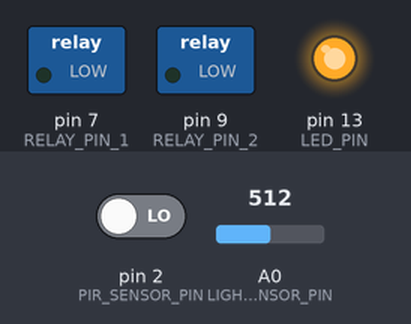
A sketch run on a simulated Arduino Uno, built with avr-gcc and run on an emulated ATmega328P. Shown: switched loads named in the sketch (green lamp = pin HIGH), output pins drawn as LEDs (lit = HIGH). The inputs (shaded band) are chosen by the test bench; at power-on: pin 2 (PIR_SENSOR_PIN) LOW, A0 (LIGHT_SENSOR_PIN) = 512. The local clock reads 2024-03-15 10:24:30 at power-on unless the sketch sets it; what the sketch prints to the serial monitor is not drawn.

Above: at 0.1 s.
At 30.1 s:
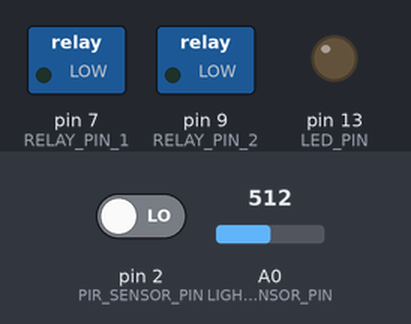
Timing chart, 0 to 31.6 s (numbered marks = the images above):
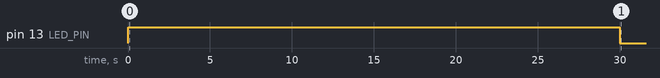

Measured:
- by itself, pin 13 (LED_PIN): LOW → HIGH at 0.01 s, → LOW 30.0 s later

The sketch:

smart_monitor.ino
```cpp
#include <SPI.h>
#include <Wire.h>
#include <DS3231.h>
#include <Time.h>         //http://www.arduino.cc/playground/Code/Time
#include <TimeLib.h>


int LIGHT_SENSOR_PIN = A0;

int PIR_SENSOR_PIN = 2;

int LED_PIN = 13;

int RELAY_PIN_1 = 7;

int RELAY_PIN_2 = 9;

int RTC_SDA_SENSOR_PIN = A4;

int RTC_SCL_SENSOR_PIN = A5;


int callibrationTime = 30; // seconds

boolean callibrationDone = false;

int lightVal = 0;

int pirVal = 0;
int pirHistoryIndex = 0;
int MAX_RECORDS = 2;

int PIRSTATE = LOW;
int LIGHTSTATE = LOW;

boolean CONDITION = false;

boolean LIGHT_ALARM_ACTIVE = false;
boolean lightAlarmActive = false;

boolean PUMP_ALARM_ACTIVE = false;
boolean pumpAlarmActive = false;


long timeNow = 0;

tmElements_t tm;
time_t current_t;

tmElements_t lightOnTime;
time_t lightOn_t;

tmElements_t lightOffTime;
time_t lightOff_t;

tmElements_t pumpOnTime;
time_t pumpOn_t;

tmElements_t pumpOffTime;
time_t pumpOff_t;

unsigned long lastPirHigh = 0;
unsigned long currentMillis = 0;

long CONDITION_TIMEOUT = 180000; // milliseconds
int LIGHT_VAL_THRESHOLD = 700;

boolean systemOk = false;
boolean debug = false;

DS3231 clock;
RTCDateTime dt;


void initClock()
{
  // Initialize DS3231
  clock.begin();

  // Set sketch compiling time
  //clock.setDateTime(__DATE__, __TIME__);

  dt = clock.getDateTime();
  setSyncProvider(timeProvider);

  if (timeStatus() != timeSet)
  {
     systemPrint("Unable to sync with the RTC");
     systemOk = false;
  }
  else
  {
     systemPrint("RTC has set the system time");
     systemOk = true;
  }

}

uint32_t timeProvider()
{
  dt = clock.getDateTime();
  return dt.unixtime + 3600;
}


void setup() {


  pinMode(PIR_SENSOR_PIN, INPUT);

  pinMode(RELAY_PIN_1, OUTPUT);

  pinMode(RELAY_PIN_2, OUTPUT);

  pinMode(LED_PIN, OUTPUT);


  // init light on alarm time - evening 5:30 PM
  lightOnTime.Hour = 17;
  lightOnTime.Minute = 30;
  lightOnTime.Second = 00;


  // init light off alarm time - evening 9 PM
  lightOffTime.Hour = 21;
  lightOffTime.Minute = 00;
  lightOffTime.Second = 00;


  // init pump on alarm time - evening 12:00 AM
  pumpOnTime.Hour = 00;
  pumpOnTime.Minute = 00;
  pumpOnTime.Second = 00;


  // init pump off alarm time - morning 05:00 AM
  pumpOffTime.Hour = 05;
  pumpOffTime.Minute = 00;
  pumpOffTime.Second = 00;


  Serial.begin(9600);

  initClock();
}


void loop() {

  dt = clock.getDateTime();

  if(!systemOk){
    systemPrint("System error");
    return;
  }

  // calliberate sensors for the first time during startup / program reset
  if (callibrationDone == false)
  {
    digitalWrite(LED_PIN, HIGH);
    int counter = 0;

    while (counter < callibrationTime)
    {
      //systemPrint("callibrating");
      delay(1000);
      counter++;
    }

    callibrationDone = true;
    digitalWrite(LED_PIN, LOW);
  }


  // Read light sensor value
  lightVal = analogRead(LIGHT_SENSOR_PIN);


  // Read pir sensor value
  pirVal = digitalRead(PIR_SENSOR_PIN);


  // Evaluate pir data
  evaluateMotionState(pirVal, PIRSTATE);


  // Evaluate light data
  evaluateLightState(lightVal, LIGHTSTATE);


  // Calculate alarm times W.R.T today
  timeNow = now();
  breakTime(timeNow, tm);

  lightOn_t = getTimePostSyncAlarmYearMonthDate(tm, lightOnTime);
  lightOff_t = getTimePostSyncAlarmYearMonthDate(tm, lightOffTime);
  pumpOn_t = getTimePostSyncAlarmYearMonthDate(tm, pumpOnTime);
  pumpOff_t = getTimePostSyncAlarmYearMonthDate(tm, pumpOffTime);


  /********************************************
     Check for PIR sensor + LIGHT sensor COMBO
   *******************************************/

  currentMillis = millis();

  if (PIRSTATE == HIGH && LIGHTSTATE == LOW && LIGHT_ALARM_ACTIVE == false)
  {
    if (CONDITION == false && pirHistoryIndex >= MAX_RECORDS)
    {
      CONDITION = true;
      digitalWrite(RELAY_PIN_1, HIGH);
    }
  }
  else
  {
    if (CONDITION == true)
    {
      //Serial.println("currentMillis - lastPirHigh = " + String(currentMillis - lastPirHigh) + " | CONDITION_TIMEOUT = " + CONDITION_TIMEOUT);
      if (currentMillis - lastPirHigh > CONDITION_TIMEOUT)
      {
        lastPirHigh = currentMillis;
        CONDITION = false;
        digitalWrite(RELAY_PIN_1, LOW);
      }
    }
    else
    {
      // evaluate light alarm
      lightAlarmActive = isAlarmPeriodActive(timeNow, lightOn_t, lightOff_t);  // do when on alarm
      if(lightAlarmActive)
      {
        if (LIGHT_ALARM_ACTIVE == false)
        {
          LIGHT_ALARM_ACTIVE = true;
          digitalWrite(RELAY_PIN_1, HIGH);
        }
      }
      else
      {
        if (LIGHT_ALARM_ACTIVE == true)
        {
          LIGHT_ALARM_ACTIVE = false;
          digitalWrite(RELAY_PIN_1, LOW);
        }
      }


      // evaluate pump alarm
      pumpAlarmActive = isAlarmPeriodActive(timeNow, pumpOn_t, pumpOff_t);  // do when on alarm
      if(debug){
        systemPrint(String(pumpAlarmActive));
      }
      if(pumpAlarmActive)
      {
        if (PUMP_ALARM_ACTIVE == false)
        {
          PUMP_ALARM_ACTIVE = true;
          digitalWrite(RELAY_PIN_2, HIGH);
        }
      }
      else
      {
        if (PUMP_ALARM_ACTIVE == true)
        {
          PUMP_ALARM_ACTIVE = false;
          digitalWrite(RELAY_PIN_2, LOW);
        }
      }
    }
  }

  delay(500); // delay for spaces between data samples
}


void evaluateMotionState(int pirVal, int &PIRSTATE)
{
  if (pirVal == LOW)
  {
    if (PIRSTATE == HIGH)
    {
      PIRSTATE = LOW;

      // reset history tracker
      pirHistoryIndex = 0;
    }
  }
  else
  {
    // record in history tracker
    if (pirHistoryIndex < MAX_RECORDS)
    {
      // record when pir state was high recently
      lastPirHigh = millis();
      pirHistoryIndex++;
    }

    if (PIRSTATE == LOW)
    {
      PIRSTATE = HIGH;
    }
  }
}


void evaluateLightState(int lightVal, int &LIGHTSTATE)
{
  if (lightVal > LIGHT_VAL_THRESHOLD)
  {
    if (LIGHTSTATE == HIGH)
    {
      LIGHTSTATE = LOW;
    }
  }
  else
  {
    if (LIGHTSTATE == LOW)
    {
      LIGHTSTATE = HIGH;
    }
  }
}


time_t getTimePostSyncAlarmYearMonthDate(tmElements_t source, tmElements_t &destination)
{
  destination.Year = source.Year;
  destination.Month = source.Month;
  destination.Day = source.Day;
  destination.Wday = source.Wday;

  return makeTime(destination);
}


/*
 *  Calculate to see if current time is within the range of requested start and end alarm times
 */
boolean isAlarmPeriodActive(time_t currentTime, time_t startTime, time_t endTime)
{

  long int diff_start = currentTime - startTime;
  long int diff_end = currentTime - endTime;

  if(diff_start >= 0 && diff_end <= 0)
  {
    return true;
  }

  return false;
}


void print_time(time_t t)
{
  Serial.print(hour(t));
  Serial.print(" : ");
  Serial.print(minute(t));
  Serial.print(" : ");
  Serial.print(second(t));
  Serial.print(" : ");
  Serial.print(day(t));
  Serial.print(" : ");
  Serial.print(weekday(t));
  Serial.print(" : ");
  Serial.print(month(t));
  Serial.print(" : ");
  Serial.print(year(t));
}


/**
 * Prints message to serial
 */
void systemPrint(String message){
    Serial.println(message);
}
```
